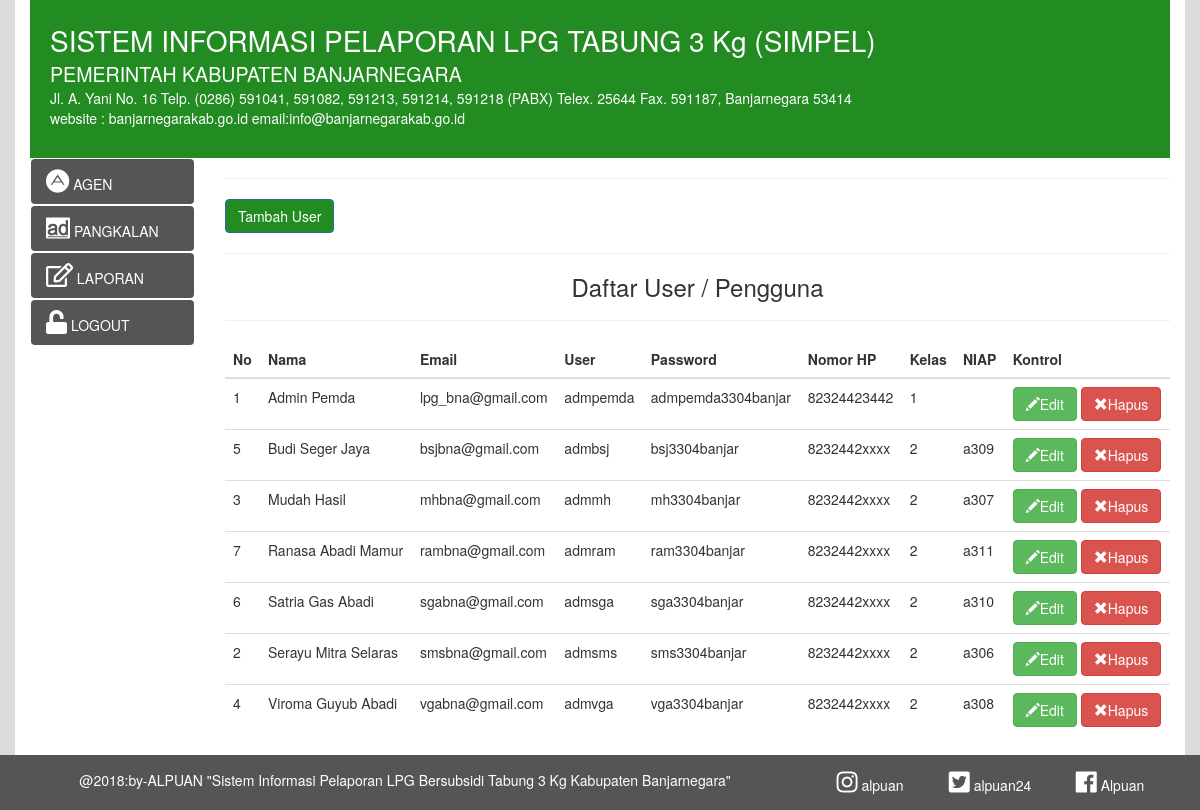
Screenshot of /?menu=user with the database file from the repository.
### tables this page shows
CREATE TABLE `tabeluser` (
  `id` varchar(12) NOT NULL,
  `nama` varchar(50) NOT NULL,
  `email` varchar(30) NOT NULL,
  `user` varchar(50) NOT NULL,
  `password` varchar(20) NOT NULL,
  `no_hp` varchar(20) NOT NULL,
  `kelas` varchar(1) NOT NULL,
  `niap` varchar(16) NOT NULL
);

### kelas/class.db.php (called while the page is built, shortened)
<?php
  class db
  {
    public $db_host = "localhost";
    public $db_user = "root";
    public $db_pass = "";
    public $db_name = "lpg";
    function koneksi(){
      $conn = new mysqli($this->db_host, $this->db_user, $this->db_pass, $this->db_name);
      return $conn;
    }
    function tampil($kolom,$tabel,$kondisi,$urut,$baris){
      $conn = $this->koneksi();
      $sql = "SELECT $kolom FROM $tabel WHERE $kondisi ORDER BY $urut LIMIT $baris, 40";
      $res = $conn->query($sql);
      if ($res->num_rows > 0) {
        $output = array();
        while($row = $res->fetch_assoc()) {
          array_push($output,$row);
          }
          return $output;
      } else {
          echo "Tidak ada hasil <br />";
      }
    }
  }
?>

### user/user.php (the view, shortened to what this page needs)
<div class="noprint">
	<center><h3></h3></center><hr>
	<a class="btn btn-primary" style="background-color:#228B22" href="./?menu=tbuser&modus=input" >Tambah User</a><hr>
</div>
	<center><h3>Daftar User / Pengguna</h3></center><hr>
	<table class="table">
		<thead>
			<tr>
				<th>No</th>
				<th>Nama</th>
				<th>Email</th>
				<th>User</th>
				<th>Password</th>
				<th>Nomor HP</th>
				<th>Kelas</th>
				<th>NIAP</th>
				<th>Kontrol</th>
			</tr>
		</thead>
		<tbody>
		<?php
		$anggota = $cit->tampil("*","tabeluser",1,'nama',0);
		for($i = 0 ; $i < COUNT($anggota) ; $i++ ){
			echo
			"
			<tr>
				<td>".$anggota[$i]['id']."</td>
				<td>".$anggota[$i]['nama']."</td>
				<td>".$anggota[$i]['email']."</td>
				<td>".$anggota[$i]['user']."</td>
				<td>".$anggota[$i]['password']."</td>
				<td>".$anggota[$i]['no_hp']."</td>
				<td>".$anggota[$i]['kelas']."</td>
				<td>".$anggota[$i]['niap']."</td>
				<td>
					<a class='btn btn-success' href='./?menu=formulirUser&modus=update&id=".$anggota[$i]['id']."'>
					<span class='glyphicon glyphicon-pencil'></span>Edit</a>
					<a class='btn btn-danger' href='user/hapus.php?id=".$anggota[$i]['id']."'>
					<span class='glyphicon glyphicon-remove'></span>Hapus </a>
				</td>
			</tr>
			";
		}
		?>
		</tbody>
	</table>
</div>
</body>
</html>

### index.php (style rules this page uses)
html,body { background-color:#DCDCDC; }

### rows the page displays
tabeluser: id "1", nama "Admin Pemda", email "lpg_bna@gmail.com", user "admpemda", password "admpemda3304banjar", no_hp "82324423442", kelas "1"
tabeluser: id "5", nama "Budi Seger Jaya", email "bsjbna@gmail.com", user "admbsj", password "bsj3304banjar", no_hp "8232442xxxx", kelas "2", niap "a309"
tabeluser: id "3", nama "Mudah Hasil", email "mhbna@gmail.com", user "admmh", password "mh3304banjar", no_hp "8232442xxxx", kelas "2", niap "a307"
tabeluser: id "7", nama "Ranasa Abadi Mamur", email "rambna@gmail.com", user "admram", password "ram3304banjar", no_hp "8232442xxxx", kelas "2", niap "a311"
tabeluser: id "6", nama "Satria Gas Abadi", email "sgabna@gmail.com", user "admsga", password "sga3304banjar", no_hp "8232442xxxx", kelas "2", niap "a310"
tabeluser: id "2", nama "Serayu Mitra Selaras", email "smsbna@gmail.com", user "admsms", password "sms3304banjar", no_hp "8232442xxxx", kelas "2", niap "a306"
tabeluser: id "4", nama "Viroma Guyub Abadi", email "vgabna@gmail.com", user "admvga", password "vga3304banjar", no_hp "8232442xxxx", kelas "2", niap "a308"
